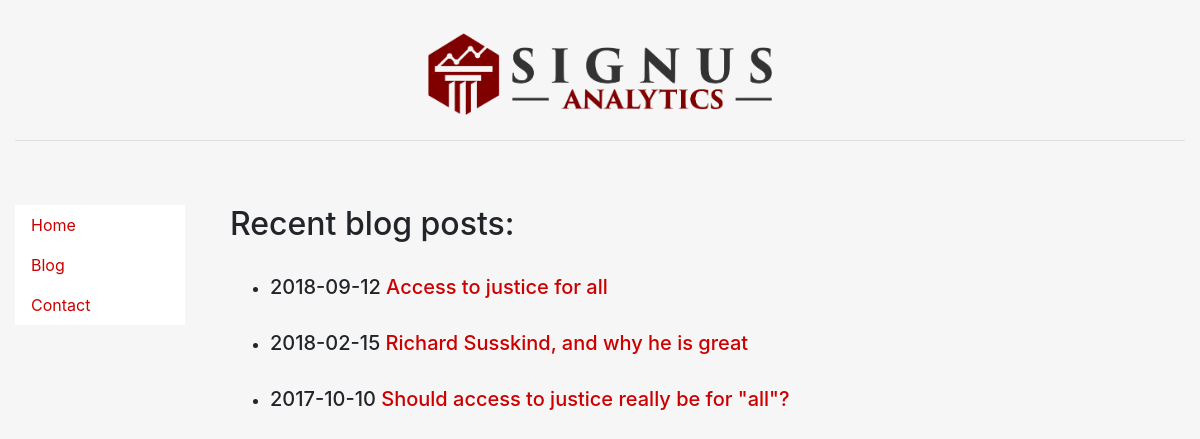
Screenshot of /blog/ with the database file from the repository.
### blog/models.py (models this page shows, shortened)
class Post(models.Model):
    title = models.CharField(max_length=140)
    body = models.TextField()
    date = models.DateTimeField()

### blog/templates/blog/blog.html
{% extends "personal/header.html" %}
{% block content %}
	<h2>Recent blog posts:</h2></br>
	<ul>
	{% for post in object_list %}
		<li><h5>{{ post.date|date:"Y-m-d" }}<a href="/blog/{{post.id}}"style="color: #cc0000">  {{ post.title }}</a></h5></li></br>
	{% endfor %}
	</ul>
{% endblock %}

### personal/templates/personal/header.html (shortened to what this page needs)
<!DOCTYPE html>
<html lang="en">
<head>
	{% load staticfiles %}
	<link rel="stylesheet" href="{% static 'personal/css/bootstrap.min.css' %}" type = "text/css"/>
</head>
<body class="body" style="background-color:#f6f6f6">
	<div class="container-fluid" style="min-height:95%; ">
		<div class="row">
			  <div class="col-sm-12">
				  <br>
				  <center>
					<img src="{% static 'personal/img/logo.png' %}" class="responsive-img" style='max-height:100px;' alt="face">
				  </center>
			  </div>
		</div><hr>
		<div class="row">
		  <div class="col-sm-2">
		  <br>
		  <br>
			<div class="well bs-sidebar affix" id="sidebar" style="background-color:#fff">
			     <ul class="nav nav-pills flex-column">
			    <li class="nav-item"><a class="nav-link" href='/' style="color: #cc0000">Home</a></li>
			    <li class="nav-item"><a class="nav-link" href='/blog/' style="color: #cc0000">Blog</a></li>
			    <li class="nav-item"><a class="nav-link" href='/contact/' style="color: #cc0000">Contact</a></li>
			     </ul>
			</div>
		  </div>
		  <div class="col-sm-10">
			<div class='container-fluid'>
			<br><br>
			   {% block content %}
			   {% endblock %}
			</div>
		  </div>
		</div>
	</div>
</body>
</html>

### personal/templates/personal/header.html (style rules this page uses)
html, body { height:100% }

### rows the page displays
Post: date "2018-09-12", title "Access to justice for all"
Post: date "2018-02-15", title "Richard Susskind, and why he is great"
Post: date "2017-10-10", title "Should access to justice really be for \"all\"?"
